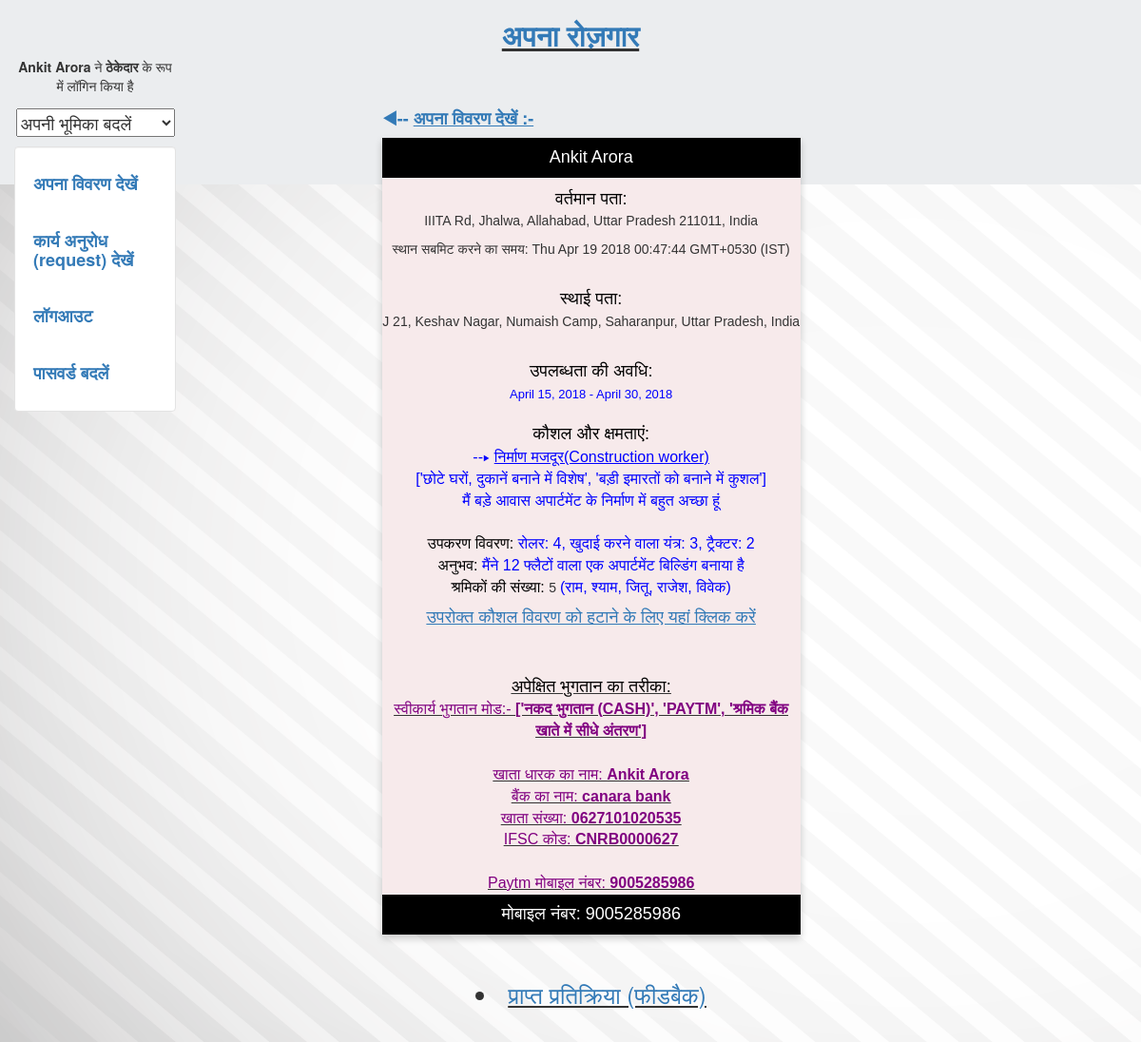
The app's page /cprofile (signed in) with its own data.
### worker/models.py (models this page shows, shortened)
class Profile(models.Model):
    user = models.OneToOneField(User, on_delete=models.CASCADE, primary_key = True)
    s_contact = models.CharField(max_length=50,blank = True,null = True)
    dis = models.FloatField(blank = True, null = True)
    street = models.CharField(max_length=250,blank = True, null = True)
    address = models.CharField(max_length=250,blank = True, null = True)
    start_date = models.DateField(blank = True, null = True)
    end_date = models.DateField(blank = True, null = True)
    skill1 = models.CharField(max_length = 100,blank = True, null = True)
    skill2 = models.CharField(max_length = 100,blank = True, null = True)
    skill3 = models.CharField(max_length = 100,blank = True, null = True)
    description1 = models.TextField(max_length = 250,blank = True, null = True)
    description2 = models.TextField(max_length = 250,blank = True, null = True)
    description3 = models.TextField(max_length = 250,blank = True, null = True)
    description = models.TextField(max_length = 500,blank = True, null = True)
    description11 = models.TextField(max_length = 250,blank = True, null = True)
    min_salary = models.IntegerField(blank = True, null = True)
    rating = models.FloatField(blank = True, null = True)
    nhirer = models.IntegerField(blank = True, null = True)
    loginas = models.TextField(max_length = 10,blank = True, null = True)
    joinrequest=models.CharField(max_length = 2,blank = True, null = True)
    temp=models.CharField(max_length = 2,blank = True, null = True)
    ac = models.CharField(max_length=100,blank = True, null = True)
    ifsc = models.CharField(max_length=100,blank = True, null = True)
    paytm = models.CharField(max_length=100,blank = True, null = True)
    upi = models.CharField(max_length=100,blank = True, null = True)
    acname = models.CharField(max_length=100,blank = True, null = True)
    bank = models.CharField(max_length=100,blank = True, null = True)
    mode = models.CharField(max_length=100,blank = True, null = True)
    contractor=models.PositiveSmallIntegerField(blank = True, null = True,default=0)
    def __str__(self):
    	return self.user.username

class Current_location(models.Model):
    username = models.CharField(max_length = 50, primary_key = True)
    address = models.CharField(max_length=250,blank = True, null = True)
    lat = models.CharField(max_length = 50, blank = True, null= True)
    lng = models.CharField(max_length = 50, blank = True, null= True)
    time = models.CharField(max_length = 50, blank = True, null= True)

class Contractor(models.Model):
    cid=models.AutoField(primary_key=True)
    user=models.ForeignKey(User,on_delete=models.CASCADE)
    skill= models.CharField(max_length=100,blank = True,null = True)
    nofworker = models.IntegerField(blank = True, null = True)
    nameof_worker = models.CharField(max_length=1024,blank = True, null = True)
    equipment = models.CharField(max_length=250,blank = True, null = True)
    start_date = models.DateField(blank = True, null = True)
    end_date = models.DateField(blank = True, null = True)
    experience = models.CharField(max_length = 250, blank = True, null= True)
    description1 = models.TextField(max_length = 250,blank = True, null = True)
    description2 = models.TextField(max_length = 100,blank = True, null = True)
    dis = models.FloatField(blank = True, null = True)
    joinrequest=models.CharField(max_length = 2,blank = True, null = True)

### worker/views.py (the view)
# urls.py: url(r'^cprofile',cprofile,name = 'cprofile'),
def cprofile(request):
  if request.user.username:
    if request.user.profile.loginas=="contractor":
        data=Profile.objects.get(user=request.user)
        if request.method=='GET':
          id=request.GET.get('id',None)
          try:
            skillset=Contractor.objects.get(cid=id)
            skillset.delete()
            request.user.profile.contractor=request.user.profile.contractor-1
            request.user.profile.save()
          except:
            warn="आपने गलत अनुरोध किया है"
        current_address2=Current_location.objects.filter(username=request.user.username)
        skilllist=Contractor.objects.filter(user=request.user)
        if len(skilllist)==0:
          warn="अपना विवरण देखने के लिए कृपया पहले अपने कौशल को जोड़ें"
          return render(request,'worker/profilecontractor.html',{'warn':warn})
        if len(current_address2)==1:
          for current_address1 in current_address2:
            return render(request,'worker/cview.html',{'data':data,'current_address':current_address1,'skilllist':skilllist})
        else:
          return render(request,'worker/cview.html',{'data':data,'skilllist':skilllist})
    else:
      warn="कृपया पहले ठेकेदार के रूप में लॉगिन करें"
      return render(request,'login/form.html',{'warn':warn})
  else:
    warn="कृपया लॉगिन करें"
    return render(request,'worker/form.html',{'warn':warn})

### worker/templates/worker/cview.html (shortened to what this page needs)
{% extends "login/header.html" %}
{% load staticfiles %}
{% block content %}
<div class ='col-sm-6 col-sm-offset-2'>
	<link rel="stylesheet" href="https://cdnjs.cloudflare.com/ajax/libs/font-awesome/4.7.0/css/font-awesome.min.css">
<h4><b><a href='/view'>&#9664;-- <u>अपना विवरण देखें :-</u></a></b></h4>
<div class="card" style="background-color:#F7EAEB">
   {% if data.user.first_name %}
  <p><button class = "but">{{data.user.first_name}}</button></p>
{% if current_address %}
<font color = 'black' size = 4>
 वर्तमान पता:<br>
</font>
  <p > {{current_address.address}}</p>
  <p> स्थान सबमिट करने का समय: {{current_address.time}}</p>
  <br>
{%endif%}
  <font color = 'black' size = 4>
 स्थाई पता:<br>
</font>
  <p > {{data.street}}, {{data.address}}</p>
  <br>
  <font color = 'black' size = 4>
उपलब्धता की अवधि:<br>
</font>
<font color = 'blue' size = 2.5>
{{data.start_date}}  -  {{data.end_date}}
</font>
<br><br>
<font color = 'black' size = 4.5 >
  कौशल और क्षमताएं:<br>
 </font>
{% for skill1 in skilllist %}
 <font color = 'blue' size = 3>
 {% if skill1.skill %}
 --&#9656;   <u>{{skill1.skill}}</u><br>
 {% if skill1.description1 %}
  {{skill1.description1}}<br>
  {% if skill1.description2 != "None" %}
  {{skill1.description2}}
  {% endif %}
  <br>
 	<br>
  {%endif%}
  {% if skill1.equipment %}
 <font color = "black" size = 3>उपकरण विवरण:</font> {{skill1.equipment}}<br>
 {%endif%}
 {% if skill1.experience %}
 <font color = "black" size = 3>
  अनुभव:
</font>{{skill1.experience}}
  <br>
  {%endif%}
</font>
 	 {% if skill1.nofworker %}
   <font color = 'black' size = 3 >
  श्रमिकों की संख्या:
 </font>
 {{skill1.nofworker}}
 {%endif%}
{% if skill1.nameof_worker  %}
 <font color = 'blue' size = 3>
 	({{skill1.nameof_worker}})
 </font>
{%endif%}
<h4 align="center">
            <a href = "/cprofile?id={{skill1.cid}}"><u>उपरोक्त कौशल विवरण को हटाने के लिए यहां क्लिक करें<u></a>
            </h4>
 {%endif%}
 <br>
 {%endfor%}
 <br>
 <font color = 'black' size = 4 >
  अपेक्षित भुगतान का तरीका:
 </font>
 <br>
 <font color = 'purple' size = 3.5>
  {% if data.mode != "None" %}
 स्वीकार्य भुगतान मोड:-  <b>{{data.mode}}</b>
 {% endif %}
 <br><br>
{% if data.acname %}
  खाता धारक का नाम: <b>{{data.acname}}</b>
  <br>
  {%endif%}
  {% if data.bank %}
  बैंक का नाम: <b>{{data.bank}}</b>
  <br>
  {%endif%}
  {% if data.ac %}
  खाता संख्या: <b>{{data.ac}}</b>
  <br>
  {%endif%}
  {% if data.ifsc %}
  IFSC कोड: <b>{{data.ifsc}}</b>
  <br>
  <br>
  {%endif%}
  {% if data.paytm %}
  Paytm मोबाइल नंबर: <b>{{data.paytm}}</b>
  <br>
  {%endif%}
</font>
  <p><button class = "but">मोबाइल नंबर: {{data.s_contact}}</button></p>
</div>
	<br>
  <h3 align="center">
            <li ><a href = "/feedback?username={{data}}&target='b'">प्राप्त प्रतिक्रिया (फीडबैक)</a></li>
            </h3>
            {%endif%}
</div>
{% endblock %}

### login/templates/login/header.html (shortened to what this page needs)
<!DOCTYPE html>
<html lang="en">
 <head>
   {% load staticfiles %}
   <link rel="stylesheet" href="static/login/css/bootstrap.min.css" type = "text/css"/>
   <link rel="stylesheet" href="static/login/css/new.css" type = "text/css"/>
  </head>
<body class="body" >
	<div class="container-fluid" style="min-height:94% ">
		<div class="row">
      <div class = "layer" style = "background-color:#EBEDEF;position: absolute; top: 0; left: 0; width: 100%; height: 15%;">
			  <div class="col-sm-2">
				<br>
        <br>
        <br>
				  <center>
					{% if request.user.username %}
          	<p><b> {{request.user.first_name}}</b> ने
            {% if request.user.profile.loginas == "worker" %} <b>कर्मचारी</b>
            {% elif request.user.profile.loginas == "contractor" %}<b>ठेकेदार</b>
            {% else %}<b>नियोक्ता</b>
            {% endif %}
          के रूप में लॉगिन किया है</p>
          {% endif %}
				  </center>
			  </div>
      </div>
			    <div class="col-sm-8 col-sm-offset-2">
				  <center>
				  <h2><b><u><a href="/about">अपना रोज़गार</a></b></u></h2>
				  </center>
			    </div>
		</div>
		<div class="row">
		  <div class="col-sm-2">
        <div id="sidebar" >
          <center>
          {% if request.user.username %}
                  <h4>
                <form method="post" action="/change_role">
                <select name='loginas' onchange='if(this.value != 0) { this.form.submit(); }'>
                <option value='0'>अपनी भूमिका बदलें</option>
                </select>
                </form>
            </h4>
            {%endif%}
          </center>
        </div>
			<div class="well bs-sidebar" id="sidebar" style="background-color:#fff">
			  <ul class="nav nav-pills nav-stacked">
			  	{% if request.user.username %}
			  	<h4><b><li><a href = '/view'>अपना विवरण देखें</a></li></b></h4><br>
                <h4><b><li><a href = '/workrequest'>कार्य अनुरोध (request) देखें</a></li></b></h4><br>
			  	<h4><b><li><a href='/logout'>लॉगआउट</a></li></b></h4><br>
                <h4><b> <li><a href = '/change_password'>पासवर्ड बदलें</a></li></b></h4>
			  	{%else%}
				<h4><b><li><a href='/login'>लॉग इन करें</a></li></b></h4><br>
				<h4><b><li><a href='/register'>रजिस्टर करे</a></li></b></h4><br>
                                <h4><b><li><a href='/forgot_password'>पासवर्ड भूल गए?</a></li></b></h4>
				{%endif%}
			  </ul>
			</div>
		  </div>
		  <div class="col-sm-10">
			<div class='container-fluid'>
			   {% block content %}
			   {% endblock %}
			</div>
		  </div>
		</div>
	</div>
  <br>
  <br>
</body>
</html>

### login/templates/login/header.html (style rules this page uses)
html, body { height:100% }
.body { background-image: url("static/login/img/back2.jpg"); position: absolute; width: 100%; z-index: 0; background-repeat: repeat-y; }

### worker/templates/worker/cview.html (style rules this page uses)
.card { box-shadow: 0 4px 8px 0 rgba(0, 0, 0, 0.2); max-width: 500px; margin: auto; text-align: center; font-family: arial; }
.but { border: none; outline: 0; display: inline-block; padding: 8px; color: white; background-color: #000; text-align: center; cursor: pointer; width: 100%; font-size: 18px; }

### records on screen
Profile: user.first_name "Ankit Arora", street "J 21, Keshav Nagar", address "Numaish Camp, Saharanpur, Uttar Pradesh, India", start_date "April 15, 2018", end_date "April 30, 2018", mode "['नकद भुगतान (CASH)', 'PAYTM', 'श्रमिक बैंक खाते में सीधे अंतरण']", acname "Ankit Arora", bank "canara bank", ac "0627101020535", ifsc "CNRB0000627", paytm "9005285986", s_contact "9005285986"
Current_location: address "IIITA Rd, Jhalwa, Allahabad, Uttar Pradesh 211011, India", time "Thu Apr 19 2018 00:47:44 GMT+0530 (IST)"
Contractor: skill "निर्माण मजदूर(Construction worker)", description1 "['छोटे घरों, दुकानें बनाने में विशेष', 'बड़ी इमारतों को बनाने में कुशल']", description2 "मैं बड़े आवास अपार्टमेंट के निर्माण में बहुत अच्छा हूं", equipment "रोलर: 4, खुदाई करने वाला यंत्र: 3, ट्रैक्टर: 2", experience "मैंने 12 फ्लैटों वाला एक अपार्टमेंट बिल्डिंग बनाया है", nofworker "5", nameof_worker "राम, श्याम, जितू, राजेश, विवेक"

### other values on screen
{{ request.user.first_name }} "Ankit Arora"
